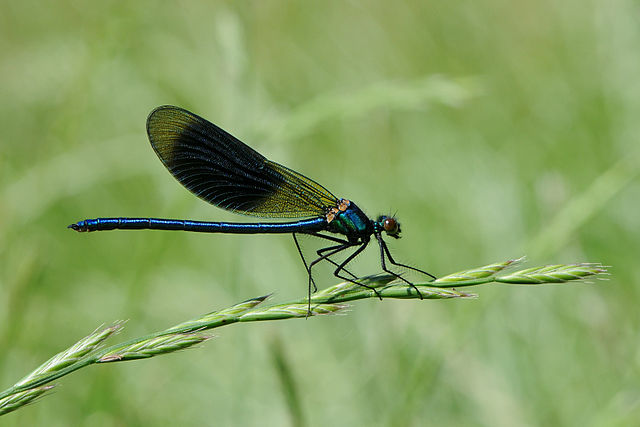
#> input picture opencv/entrada.jpeg, 640 x 427 px, found by its file name
$ python exemplo_divisao_pixel.py
#> lines starting #> are read from the running program, lines starting #| are printed output that depends on the picture
# Importando biblioteca OpenCV
import cv2
# Lendo a imagem entrada.jpg
img = cv2.imread('..\entrada.jpeg')
#> img is the input picture: shape (427, 640, 3); mean B, G, R 98.4, 159.6, 133.9

for y in range(0, img.shape[0]): # Percorre todas as linhas da matriz da imagem
    for x in range(0, img.shape[1]): # Percorre todas as colunas da matriz da imagem
        img[y, x] = (x%256,y%256,x%256) # substitui o valor do pixel pelo resultado da operacao Modulo por 256 de seus valores BGR
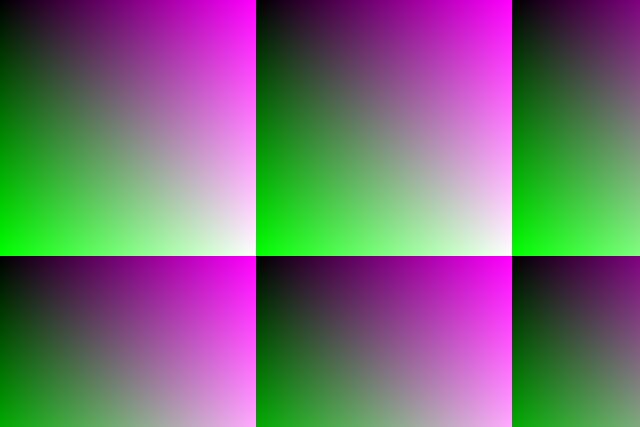
#> img: shape (427, 640, 3); mean B, G, R 114.7, 110.5, 114.7


# Exibe a Imagem alterada e espera o usuario apertar uma tecla
cv2.imshow("Imagem modificada", img)
cv2.waitKey(0)
